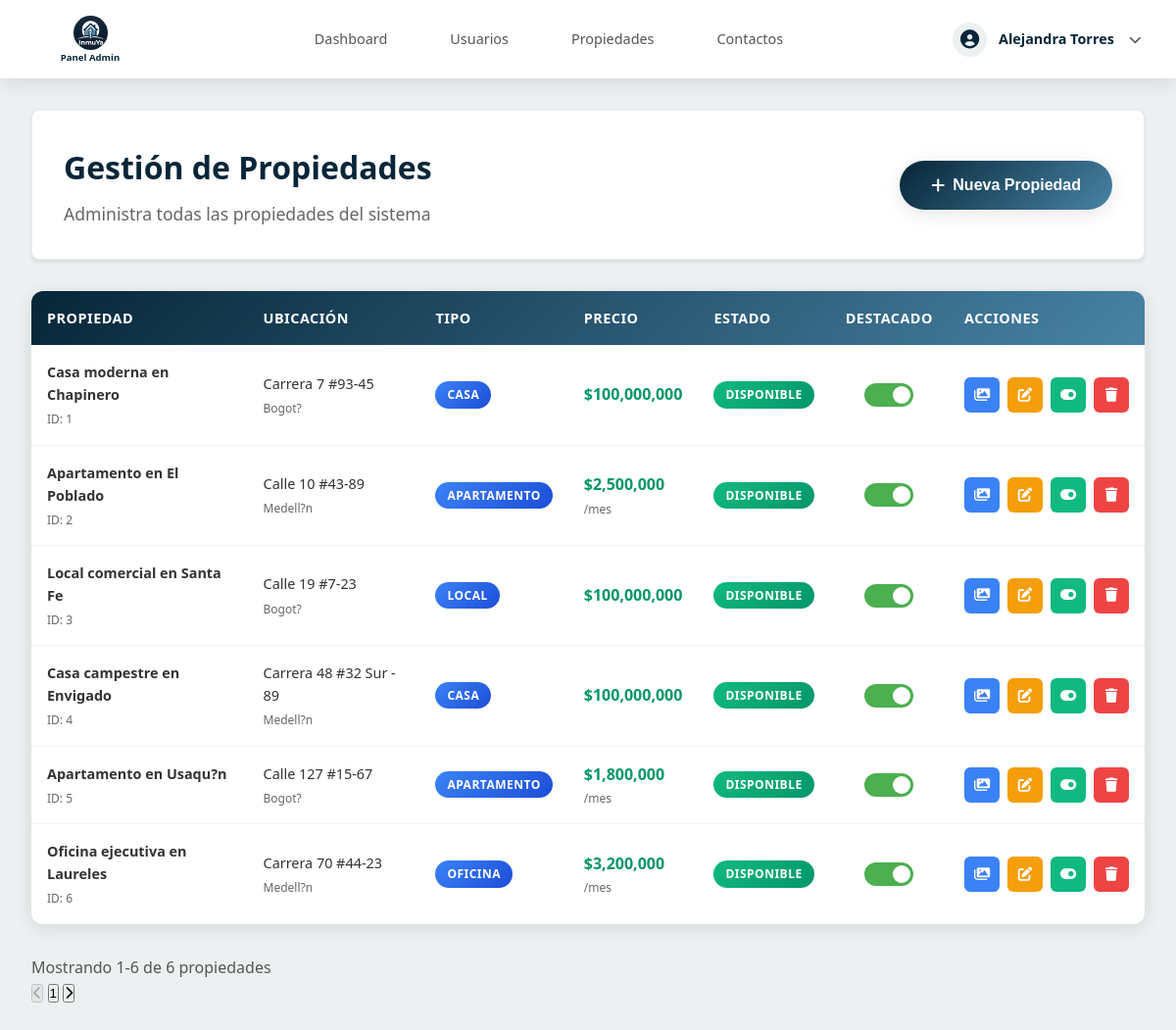
Screenshot of /InmuYa-main/index.php?route=admin/propiedades (signed in) with the database file from the repository.
### tables this page shows
CREATE TABLE `propiedades` (
  `id_propiedad` int(11) NOT NULL,
  `titulo` varchar(255) NOT NULL,
  `descripcion` text NOT NULL,
  `tipo` enum('arriendo','venta') NOT NULL,
  `precio` decimal(10,2) NOT NULL,
  `area` decimal(10,2) NOT NULL,
  `habitaciones` int(11) NOT NULL,
  `banos` int(11) NOT NULL,
  `parqueadero` tinyint(1) NOT NULL,
  `direccion` varchar(255) NOT NULL,
  `id_ciudad` int(11) DEFAULT NULL,
  `id_barrio` int(11) DEFAULT NULL,
  `id_usuario` int(11) DEFAULT NULL,
  `fecha_publicacion` timestamp NOT NULL DEFAULT current_timestamp(),
  `estado` enum('disponible','vendido','arrendado','reservado','inactivo') DEFAULT 'disponible',
  `tipo_propiedad` enum('casa','apartamento','local','oficina','bodega','terreno','finca') NOT NULL,
  `destacado` tinyint(1) DEFAULT 0,
  `activo` tinyint(1) DEFAULT 1,
  `fecha_disponible` date DEFAULT NULL,
  `piso` int(11) DEFAULT NULL,
  `ascensor` tinyint(1) DEFAULT 0,
  `balcon` tinyint(1) DEFAULT 0,
  `terraza` tinyint(1) DEFAULT 0,
  `jardin` tinyint(1) DEFAULT 0,
  `piscina` tinyint(1) DEFAULT 0,
  `gimnasio` tinyint(1) DEFAULT 0,
  `seguridad_24h` tinyint(1) DEFAULT 0,
  `mascotas_permitidas` tinyint(1) DEFAULT 0,
  `precio_negociable` tinyint(1) DEFAULT 1,
  `incluye_administracion` tinyint(1) DEFAULT 0,
  `valor_administracion` decimal(10,2) DEFAULT NULL,
  `incluye_servicios` tinyint(1) DEFAULT 0,
  `antiguedad` int(11) DEFAULT NULL,
  `estado_conservacion` enum('excelente','bueno','regular','requiere_remodelacion') DEFAULT 'bueno',
  `orientacion` enum('norte','sur','este','oeste','noreste','noroeste','sureste','suroeste') DEFAULT NULL,
  `telefono_contacto` varchar(20) DEFAULT NULL,
  `email_contacto` varchar(100) DEFAULT NULL,
  `nombre_contacto` varchar(100) DEFAULT NULL,
  `mostrar_telefono` tinyint(1) DEFAULT 1,
  `mostrar_email` tinyint(1) DEFAULT 1,
  `vistas` int(11) DEFAULT 0,
  `fecha_actualizacion` timestamp NOT NULL DEFAULT current_timestamp() ON UPDATE current_timestamp()
);

CREATE TABLE `ciudades` (
  `id_ciudad` int(11) NOT NULL,
  `nombre` varchar(100) NOT NULL
);

### InmuYa-main/app/controllers/PropiedadController.php (called while the page is built, shortened)
<?php
class PropiedadController {
    private $propiedadModel;
    public function __construct() {
        require_once __DIR__ . '/../models/PropiedadModel.php';
        $this->propiedadModel = new PropiedadModel();
    }
    public function adminPropiedades() {
        $filters = [];
        $propiedades = $this->propiedadModel->obtenerTodasLasPropiedades(20, 0, $filters);
        include __DIR__ . '/../views/admin/property/propiedades.php';
    }
}
?>

### InmuYa-main/index.php (called while the page is built, shortened)
<?php
try {
    $route = isset($_GET['route']) ? htmlspecialchars($_GET['route'], ENT_QUOTES, 'UTF-8') : 'home';
    $routeConfig = getRoute($route);
    if ($routeConfig) {
        if (isset($routeConfig['controller']) && isset($routeConfig['action'])) {
            $controllerName = $routeConfig['controller'];
            $actionName = $routeConfig['action'];
            $controllerPath = __DIR__ . '/app/controllers/' . $controllerName . '.php';
            if (file_exists($controllerPath)) {
                if (class_exists($controllerName)) {
                    $controller = new $controllerName();
                    if (method_exists($controller, $actionName)) {
                        $controller->$actionName();
                    } else {
                        http_response_code(404);
                        echo "Acción no encontrada: " . htmlspecialchars($actionName);
                    }
                } else {
                    http_response_code(500);
                    echo "Error: Clase del controlador no encontrada: " . htmlspecialchars($controllerName);
                }
            } else {
                http_response_code(404);
                echo "Controlador no encontrado: " . htmlspecialchars($controllerName);
            }
        }
    } else {
        http_response_code(404);
        echo "Ruta no encontrada: " . htmlspecialchars($route);
    }
} catch (Exception $e) {
    error_log("Error en index.php: " . $e->getMessage());
    ob_clean();
    http_response_code(500);
    echo "Error interno del servidor. Por favor, inténtalo más tarde.";
    if (defined('DEBUG') && DEBUG) {
        echo "<br><br>Error: " . htmlspecialchars($e->getMessage());
    }
}
?>

### InmuYa-main/app/models/PropiedadModel.php (called while the page is built, shortened)
<?php
class PropiedadModel {
    private $conexion;
    public function __construct() {
        $conexionPath = __DIR__ . '/../../config/conexion.php';
        if (isset($conexion)) {
            $this->conexion = $conexion;
        } elseif (isset($GLOBALS['conexion'])) {
            $this->conexion = $GLOBALS['conexion'];
        } else {
            throw new Exception("Error: No se pudo obtener la conexión a la base de datos");
        }
    }
    public function obtenerTodasLasPropiedades($limit = null, $offset = 0, $filters = []) {
        $sql = "SELECT p.*, c.nombre as ciudad_nombre, b.nombre as barrio_nombre, u.nombre as usuario_nombre,
                       i.url_imagen as imagen_principal
                FROM propiedades p
                LEFT JOIN ciudades c ON p.id_ciudad = c.id_ciudad
                LEFT JOIN barrios b ON p.id_barrio = b.id_barrio
                LEFT JOIN usuarios u ON p.id_usuario = u.id_usuario
                LEFT JOIN imagenes i ON p.id_propiedad = i.id_propiedad AND i.es_principal = 1 AND i.activo = 1
                WHERE 1=1";
        $sql .= " ORDER BY p.destacado DESC, p.fecha_publicacion DESC";
        if ($limit) {
            $sql .= " LIMIT ? OFFSET ?";
        }
        $stmt = $this->conexion->prepare($sql);
        $paramTypes = "";
        $paramValues = [];
        if ($limit) {
            $paramTypes .= "ii";
            $paramValues[] = $limit;
            $paramValues[] = $offset;
        }
        if (!empty($paramValues)) {
            $stmt->bind_param($paramTypes, ...$paramValues);
        }
        $stmt->execute();
        $result = $stmt->get_result();
        $properties = [];
        while ($row = $result->fetch_assoc()) {
            if ($row['imagen_principal']) {
                $row['imagen_principal'] = BASE_URL . 'public/img/propiedades/propiedad_' . $row['id_propiedad'] . '/' . $row['imagen_principal'];
            } else {
                $row['imagen_principal'] = BASE_URL . 'public/img/edificio.jpg';
            }
            $properties[] = $row;
        }
        return $properties;
    }
}
?>

### InmuYa-main/app/views/admin/property/propiedades.php (the view, shortened to what this page needs)
<?php
include __DIR__ . '/../../layouts/admin.php';
?>
<div class="propiedades-content">
    <div class="page-header">
        <div class="header-left">
            <h2>Gestión de Propiedades</h2>
            <p>Administra todas las propiedades del sistema</p>
        </div>
        <div class="header-right">
            <button class="btn btn-primary" onclick="window.location.href='<?php echo BASE_URL; ?>admin/crear-propiedad'">
                <i class="fas fa-plus"></i>
                Nueva Propiedad
            </button>
        </div>
    </div>
    <div class="table-section">
        <div class="table-container">
            <table class="data-table" id="propertiesTable">
                <thead>
                    <tr>
                        <th>Propiedad</th>
                        <th>Ubicación</th>
                        <th>Tipo</th>
                        <th>Precio</th>
                        <th>Estado</th>
                        <th>Destacado</th>
                        <th>Acciones</th>
                    </tr>
                </thead>
                <tbody>
                    <?php if (!empty($propiedades)): ?>
                        <?php foreach ($propiedades as $propiedad): ?>
                            <tr data-property-id="<?php echo $propiedad['id_propiedad']; ?>">
                                <td>
                                    <div class="property-info">
                                        <div class="property-details">
                                            <span class="property-title"><?php echo htmlspecialchars($propiedad['titulo']); ?></span>
                                            <span class="property-id">ID: <?php echo $propiedad['id_propiedad']; ?></span>
                                        </div>
                                    </div>
                                </td>
                                <td>
                                    <div class="location-info">
                                        <span class="property-address"><?php echo htmlspecialchars($propiedad['direccion']); ?></span>
                                        <?php if ($propiedad['ciudad_nombre']): ?>
                                            <span class="property-city"><?php echo htmlspecialchars($propiedad['ciudad_nombre']); ?></span>
                                        <?php endif; ?>
                                    </div>
                                </td>
                                <td>
                                    <span class="badge property-type">
                                        <?php echo ucfirst($propiedad['tipo_propiedad']); ?>
                                    </span>
                                </td>
                                <td>
                                    <div class="price-info">
                                        <span class="property-price">$<?php echo number_format($propiedad['precio']); ?></span>
                                        <?php if ($propiedad['tipo'] === 'arriendo'): ?>
                                            <span class="price-period">/mes</span>
                                        <?php endif; ?>
                                    </div>
                                </td>
                                <td>
                                    <?php
                                    $statusClass = '';
                                    $statusText = '';
                                    switch($propiedad['estado']) {
                                        case 'disponible':
                                            $statusClass = 'status-available';
                                            $statusText = 'Disponible';
                                            break;
                                    }
                                    ?>
                                    <span class="badge <?php echo $statusClass; ?>">
                                        <?php echo $statusText; ?>
                                    </span>
                                </td>
                                <td>
                                    <div class="featured-toggle">
                                        <label class="toggle-switch">
                                            <span class="toggle-slider"></span>
                                        </label>
                                    </div>
                                </td>
                                <td>
                                    <div class="action-buttons">
                                        <button class="btn-icon btn-images" title="Gestionar Imágenes" data-property-id="<?php echo $propiedad['id_propiedad']; ?>">
                                            <i class="fas fa-images"></i>
                                        </button>
                                        <button class="btn-icon btn-edit" title="Editar" data-property-id="<?php echo $propiedad['id_propiedad']; ?>">
                                            <i class="fas fa-edit"></i>
                                        </button>
                                        <button class="btn-icon btn-status" title="Cambiar Estado" data-property-id="<?php echo $propiedad['id_propiedad']; ?>">
                                            <i class="fas fa-toggle-on"></i>
                                        </button>
                                        <button class="btn-icon btn-delete" title="Eliminar" data-property-id="<?php echo $propiedad['id_propiedad']; ?>">
                                            <i class="fas fa-trash"></i>
                                        </button>
                                    </div>
                                </td>
                            </tr>
                        <?php endforeach; ?>
                    <?php endif; ?>
                </tbody>
            </table>
        </div>
    </div>
    <div class="pagination-section">
        <div class="pagination-info">
            <span>Mostrando 1-<?php echo count($propiedades); ?> de <?php echo count($propiedades); ?> propiedades</span>
        </div>
        <div class="pagination">
            <button class="btn-pagination" disabled>
                <i class="fas fa-chevron-left"></i>
            </button>
            <button class="btn-pagination active">1</button>
            <button class="btn-pagination">
                <i class="fas fa-chevron-right"></i>
            </button>
        </div>
    </div>
</div>

### InmuYa-main/public/css/admin.css (style rules this page uses)
* { margin: 0; padding: 0; box-sizing: border-box; }
:root { --color-principal: rgba(12, 97, 136, 0.589); --color-secundario: #072638; --color-terciario: #4883A5; --color-gris: #555; --color-blanco: white; --color-negro: black; --fuente-principal: 'Segoe UI', Tahoma, Geneva, Verdana, sans-serif; --color-gris-claro: #ecf0f1; --color-verde: #27ae60; --color-rojo: #e74c3c; --sombra-suave: 0 4px 20px rgba(0, 0, 0, 0.1); --sombra-hover: 0 8px 30px rgba(0, 0, 0, 0.15); --transicion: all 0.3s ease; --border-radius: 12px; --border-radius-boton: 25px; }
html { overflow-x: hidden; overflow-y: auto; }
body.admin-body { font-family: var(--fuente-principal); line-height: 1.6; color: var(--color-gris); height: 100%; margin: 0; padding: 0; padding-top: 80px; overflow-x: hidden; overflow-y: auto; }
.header-right { display: flex; justify-content: flex-end; align-items: center; }
.page-header { display: flex; justify-content: space-between; align-items: center; margin-bottom: 2rem; padding: 2rem; background: white; border-radius: 8px; box-shadow: 0 2px 4px rgba(0,0,0,0.1); border: 1px solid #e9ecef; }
.header-left h2 { color: #072638; font-size: 2rem; font-weight: 700; margin-bottom: 0.5rem; }
.header-left p { color: #666; font-size: 1.1rem; }
.btn { padding: 1rem 2rem; border: none; border-radius: var(--border-radius-boton); font-size: 1rem; font-weight: 600; cursor: pointer; transition: var(--transicion); display: inline-flex; align-items: center; gap: 0.5rem; text-decoration: none; }
.btn-primary { background: linear-gradient(135deg, var(--color-secundario), var(--color-terciario)); color: var(--color-blanco); box-shadow: var(--sombra-suave); }

### rows the page displays
propiedades: titulo "Casa moderna en Chapinero", id_propiedad "1", direccion "Carrera 7 #93-45", id_ciudad.nombre "Bogot?", tipo_propiedad "CASA", precio "100,000,000", estado "DISPONIBLE"
propiedades: titulo "Apartamento en El Poblado", id_propiedad "2", direccion "Calle 10 #43-89", id_ciudad.nombre "Medell?n", tipo_propiedad "APARTAMENTO", precio "2,500,000", tipo "/mes", estado "DISPONIBLE"
propiedades: titulo "Local comercial en Santa Fe", id_propiedad "3", direccion "Calle 19 #7-23", id_ciudad.nombre "Bogot?", tipo_propiedad "LOCAL", precio "100,000,000", estado "DISPONIBLE"
propiedades: titulo "Casa campestre en Envigado", id_propiedad "4", direccion "Carrera 48 #32 Sur - 89", id_ciudad.nombre "Medell?n", tipo_propiedad "CASA", precio "100,000,000", estado "DISPONIBLE"
propiedades: titulo "Apartamento en Usaqu?n", id_propiedad "5", direccion "Calle 127 #15-67", id_ciudad.nombre "Bogot?", tipo_propiedad "APARTAMENTO", precio "1,800,000", tipo "/mes", estado "DISPONIBLE"
propiedades: titulo "Oficina ejecutiva en Laureles", id_propiedad "6", direccion "Carrera 70 #44-23", id_ciudad.nombre "Medell?n", tipo_propiedad "OFICINA", precio "3,200,000", tipo "/mes", estado "DISPONIBLE"

### other values shown
$userName "Alejandra Torres"
count($propiedades) "6"
